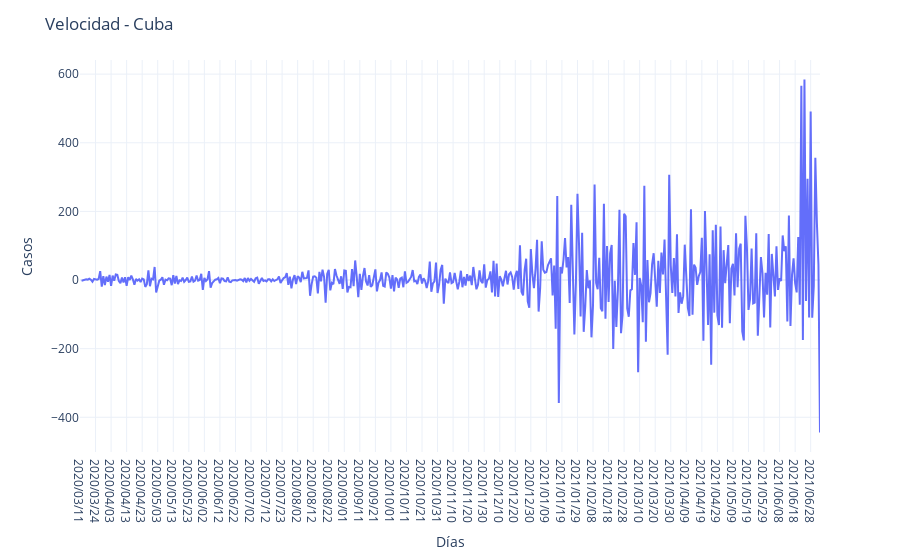

The cell this chart's notebook holds for it:
### Code cell
fig = px.line(cuba, x="Date", y="vel", template=chartTemplate)

fig.update_layout({"title": 'Velocidad - Cuba',
                   "xaxis": {"title":"Días"},
                   "yaxis": {"title":"Casos"},
                   "showlegend": False})

fig.show()

### Figure 1 — Plotly figure (JSON) as saved in the notebook; plotly's stock layout.template omitted (floating-point values rounded to 4 significant figures; data arrays with more than 128 entries replaced by an {"elided": "..."} marker saying what was removed)
{"data": [{"hovertemplate": "Date=%{x}<br>vel=%{y}<extra></extra>", "legendgroup": "", "line": {"color": "#636efa", "dash": "solid"}, "mode": "lines", "name": "", "orientation": "v", "showlegend": false, "type": "scatter", "x": {"elided": "477 str values"}, "xaxis": "x", "y": {"elided": "477 int values"}, "yaxis": "y"}], "layout": {"legend": {"tracegroupgap": 0}, "margin": {"t": 60}, "showlegend": false, "title": {"text": "Velocidad - Cuba"}, "xaxis": {"anchor": "y", "domain": [0, 1], "title": {"text": "Días"}}, "yaxis": {"anchor": "x", "domain": [0, 1], "title": {"text": "Casos"}}}}
